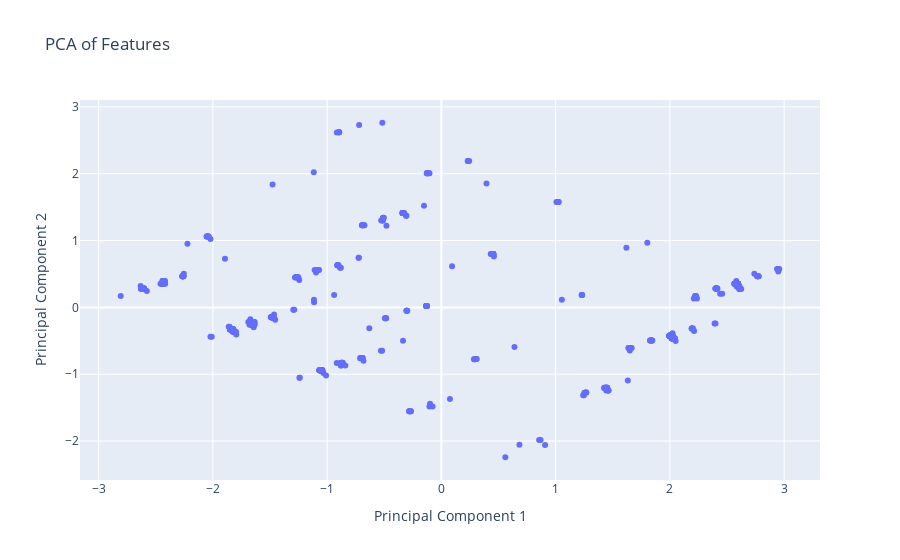
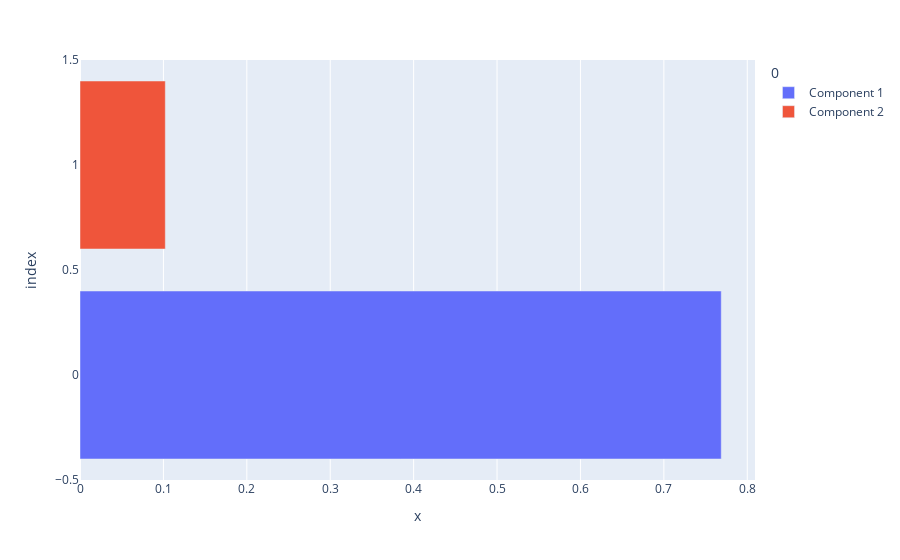

Notebook code cell kept with these figures, in order:
### Code cell
## same as previous, just make for the presentation
pca = PCA(n_components=2)

pcaData = pca.fit_transform(cleaned_normalize)

PCAfig = px.scatter(
    pcaData,
    x=0,
    y=1,
    title='PCA of Features',
    labels={'0': 'Principal Component 1', '1': 'Principal Component 2'}
)

PCAfig.show()

explained_variance = pca.explained_variance_ratio_
explained_variance_df = pd.DataFrame({
    'Component': ['Component 1', 'Component 2'],
    'Explained Variance': explained_variance
})

PCAVARfig = px.bar(['Component 1', 'Component 2'], explained_variance, color=0)
PCAVARfig.show()

### Figure 1 — Plotly figure (JSON) as saved in the notebook; plotly's stock layout.template omitted (floating-point values rounded to 4 significant figures; data arrays with more than 128 entries replaced by an {"elided": "..."} marker saying what was removed)
{"data": [{"hovertemplate": "Principal Component 1=%{x}<br>Principal Component 2=%{y}<extra></extra>", "legendgroup": "", "marker": {"color": "#636efa", "symbol": "circle"}, "mode": "markers", "name": "", "orientation": "v", "showlegend": false, "type": "scatter", "x": {"elided": "830 float values"}, "xaxis": "x", "y": {"elided": "830 float values"}, "yaxis": "y"}], "layout": {"legend": {"tracegroupgap": 0}, "title": {"text": "PCA of Features"}, "xaxis": {"anchor": "y", "domain": [0, 1], "title": {"text": "Principal Component 1"}}, "yaxis": {"anchor": "x", "domain": [0, 1], "title": {"text": "Principal Component 2"}}}}

### Figure 2 — Plotly figure (JSON) as saved in the notebook; plotly's stock layout.template omitted (floating-point values rounded to 4 significant figures)
{"data": [{"alignmentgroup": "True", "hovertemplate": "0=Component 1<br>x=%{x}<br>index=%{y}<extra></extra>", "legendgroup": "Component 1", "marker": {"color": "#636efa", "pattern": {"shape": ""}}, "name": "Component 1", "offsetgroup": "Component 1", "orientation": "h", "showlegend": true, "textposition": "auto", "type": "bar", "x": [0.7688], "xaxis": "x", "y": [0], "yaxis": "y"}, {"alignmentgroup": "True", "hovertemplate": "0=Component 2<br>x=%{x}<br>index=%{y}<extra></extra>", "legendgroup": "Component 2", "marker": {"color": "#EF553B", "pattern": {"shape": ""}}, "name": "Component 2", "offsetgroup": "Component 2", "orientation": "h", "showlegend": true, "textposition": "auto", "type": "bar", "x": [0.1023], "xaxis": "x", "y": [1], "yaxis": "y"}], "layout": {"barmode": "relative", "legend": {"title": {"text": "0"}, "tracegroupgap": 0}, "margin": {"t": 60}, "xaxis": {"anchor": "y", "domain": [0, 1], "title": {"text": "x"}}, "yaxis": {"anchor": "x", "domain": [0, 1], "title": {"text": "index"}}}}
